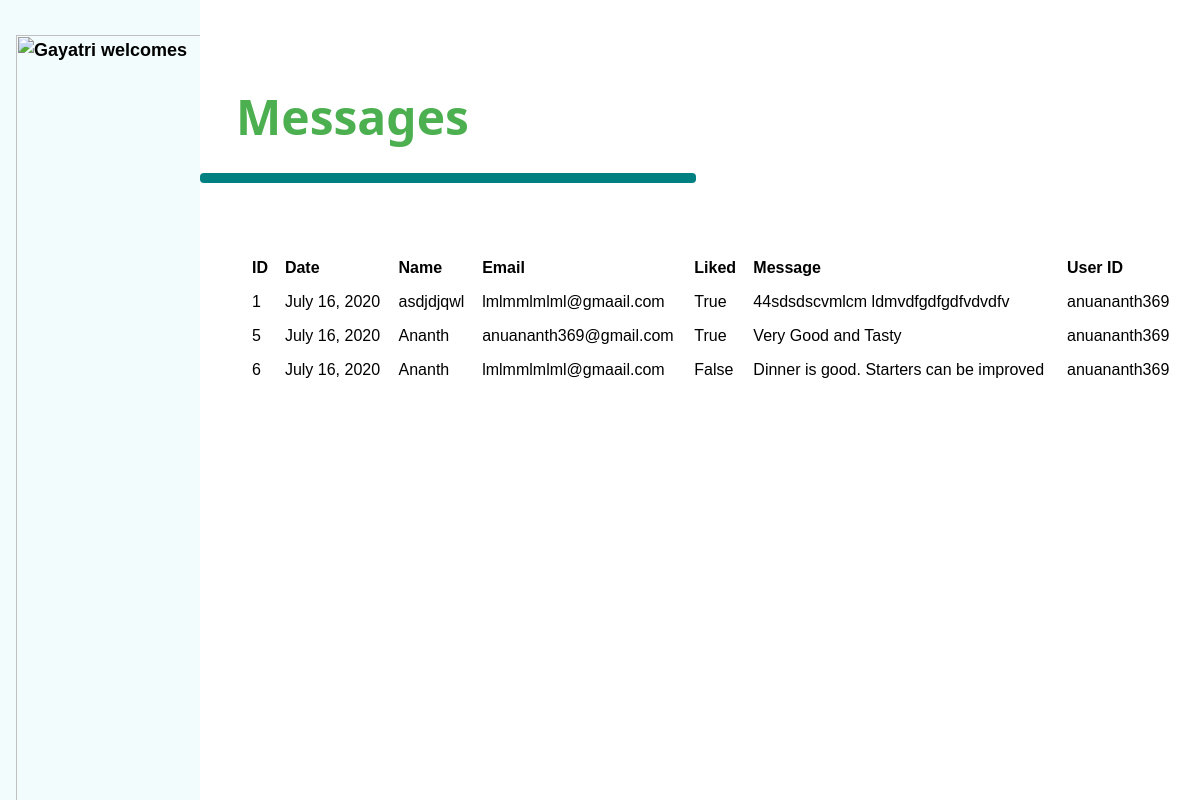
/messages (signed in), run on the app's committed database.
### demo/models.py (models this page shows)
class Message(models.Model):
    Date = models.DateField()
    Name = models.CharField(max_length=200)
    Email = models.CharField(max_length=100)
    Liked = models.BooleanField()
    Msg_text = models.CharField(max_length=4000)
    User_id = models.CharField(max_length=100)

### demo/views.py (the view)
# urls.py: path('messages', views.messages),
def messages(request):
    if not request.user.is_authenticated:
        return render(request, "demo/UserLogin.html", {"message": None})
    context = {
        "msgs": Message.objects.all()
    }
    return render(request, "demo/Messages.html", context)

### demo/templates/demo/Messages.html
{% extends "demo/Navigation bar.html" %}
{% block body %}
    <div class="w3-main " style="margin-left: 200px; margin-right: 20px">
        <div class=" w3-padding-48 ">
            <h1 class="w3-xxxlarge w3-text-green w3-padding-left-36"><b>Messages  </b></h1>
            <hr style="width: 450px; border: 5px solid teal; margin-right: auto; " class="w3-round w3-padding-left-36">
        </div>
        <form action="/action_page.php">
            <div class="w3-padding-left-36 w3-text-teal">
                <table class ="w3-table b">
                    <tr>
                        <th>ID</th>
                        <th>Date</th>
                        <th>Name</th>
                        <th>Email</th>
                        <th>Liked</th>
                        <th>Message</th>
                        <th>User ID</th>
                    </tr>
                    {% for msg  in msgs %}
                    <tr>
                        <td>{{ msg.id }}</td>
                        <td>{{ msg.Date }}</td>
                        <td>{{ msg.Name }}</td>
                        <td>{{ msg.Email }}</td>
                        <td>{{ msg.Liked }}</td>
                        <td>{{ msg.Msg_text }}</td>
                        <td>{{ msg.User_id }}</td>
                    </tr>
                    {% endfor %}
                </table>
            </div>
        </form>
</div>
{% endblock %}

### demo/static/css/StyleSheet1.css (style rules this page uses)
*,*:before,*:after { box-sizing:inherit }
html { -ms-text-size-adjust:100%;-webkit-text-size-adjust:100% }
body { margin:0 }
b,strong { font-weight:bolder }
hr { box-sizing:content-box;height:0;overflow:visible }
html,body { font-family:Verdana,sans-serif;font-size:15px;line-height:1.5 }
html { overflow-x:hidden }
h1 { font-size:36px }
h1,h2,h3,h4,h5,h6 { font-family:"Segoe UI",Arial,sans-serif;font-weight:400;margin:10px 0 }
hr { border:0;border-top:1px solid #eee;margin:20px 0 }
.w3-table,.w3-table-all { border-collapse:collapse;border-spacing:0;width:100%;display:table }
.w3-table td,.w3-table th,.w3-table-all td,.w3-table-all th { padding:8px 8px;display:table-cell;text-align:left;vertical-align:top }
.w3-table th:first-child,.w3-table td:first-child,.w3-table-all th:first-child,.w3-table-all td:first-child { padding-left:16px }
.w3-padding-left-36 { padding-left:36px }
.w3-main,#main { transition:margin-left .4s }
.w3-round,.w3-round-medium { border-radius:4px }
.w3-xxxlarge { font-size:48px!important }
.w3-padding-48 { padding-top:48px!important;padding-bottom:48px!important }
.w3-text-green,.w3-hover-text-green:hover { color:#4CAF50!important }
.w3-text-teal,.w3-hover-text-teal:hover { color:#009688!important }

### demo/templates/demo/Navigation bar.html (style rules this page uses)
body { font-family: Arial, Helvetica, sans-serif; }

### data on the page
Message: id "1", Date "July 16, 2020", Name "asdjdjqwl", Email "lmlmmlmlml@gmaail.com", Liked "True", Msg_text "44sdsdscvmlcm ldmvdfgdfgdfvdvdfv", User_id "anuananth369"
Message: id "5", Date "July 16, 2020", Name "Ananth", Email "anuananth369@gmail.com", Liked "True", Msg_text "Very Good and Tasty", User_id "anuananth369"
Message: id "6", Date "July 16, 2020", Name "Ananth", Email "lmlmmlmlml@gmaail.com", Liked "False", Msg_text "Dinner is good. Starters can be improved", User_id "anuananth369"
